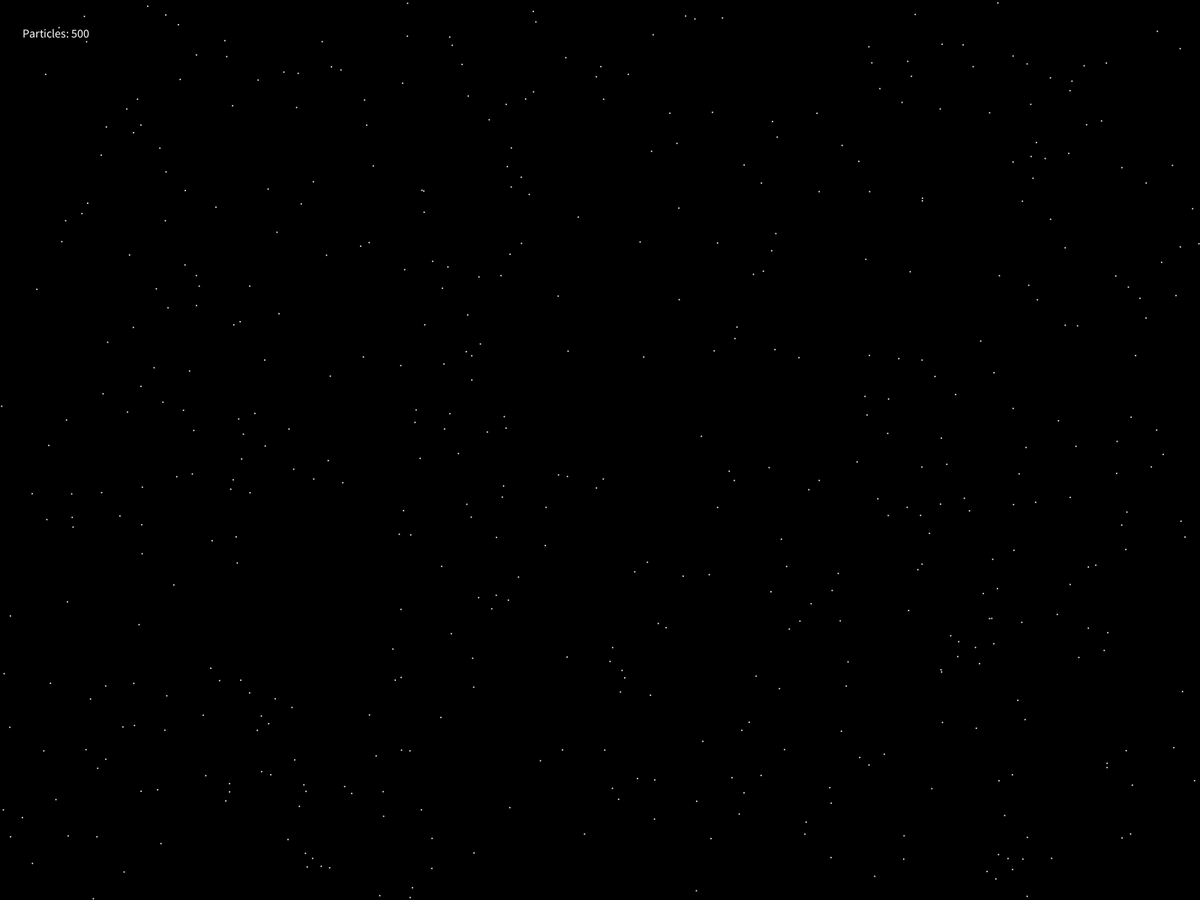
Frame 1 (no input)
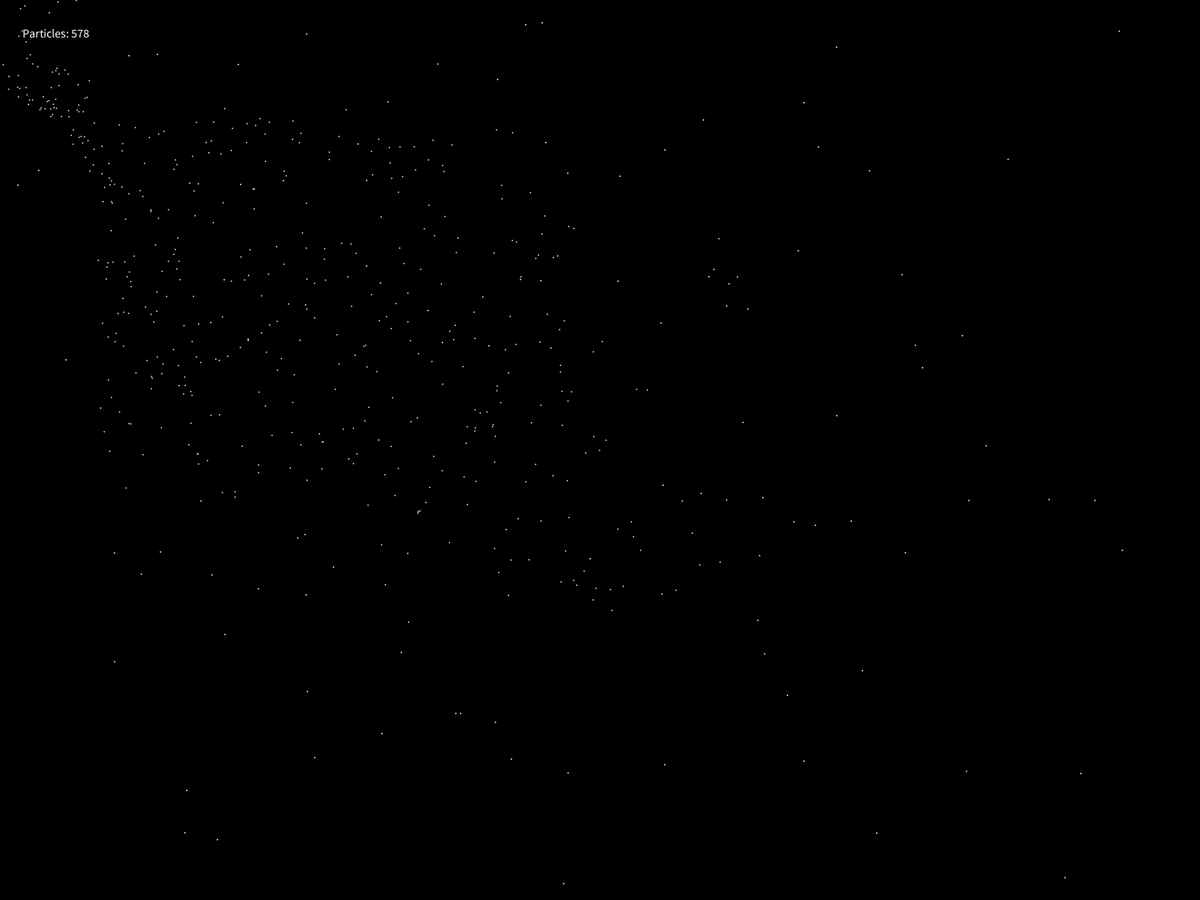
Frame 60 (the mouse pressed at the canvas centre just before this capture)
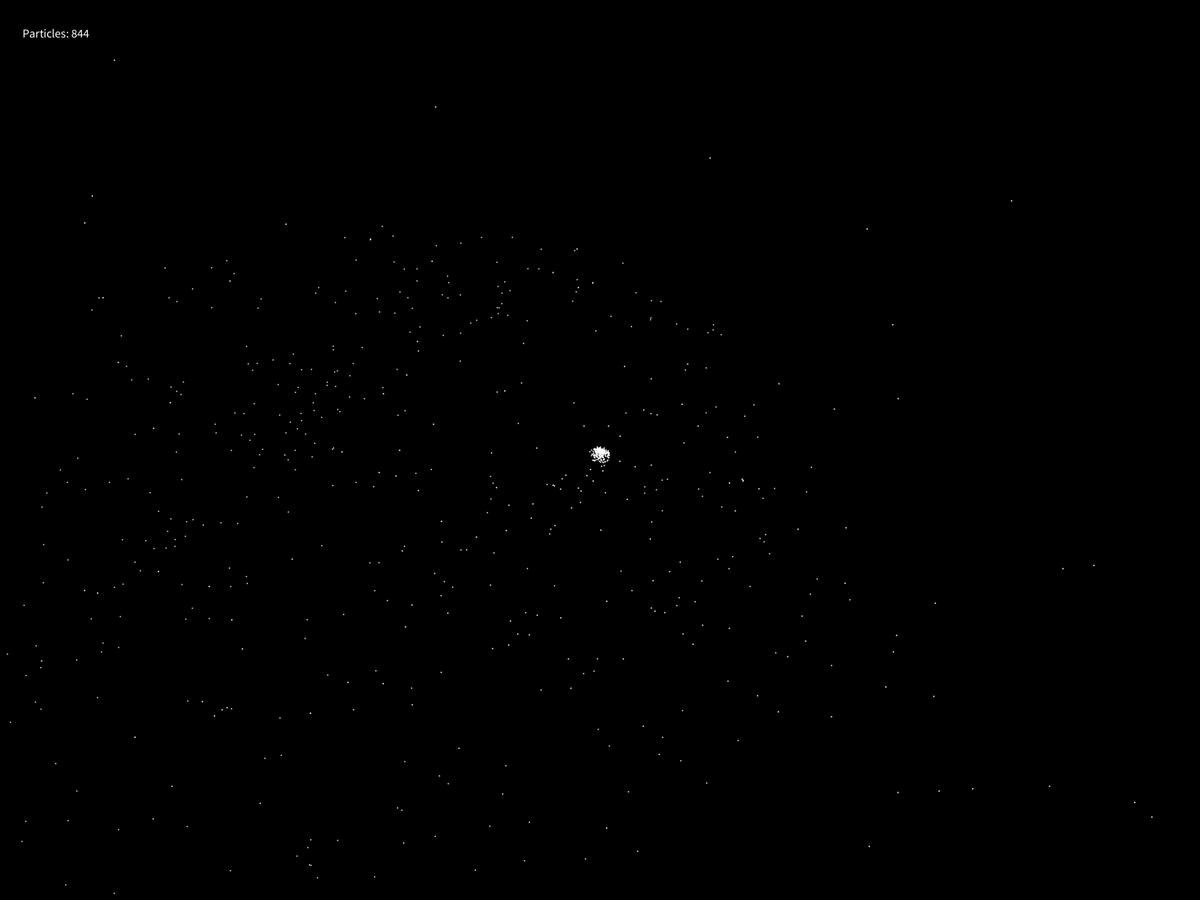
Frame 120 (the mouse held since frame 60 and released just before this capture)

The Processing sketch that drew these frames (run headless with seeded random() and noise(); from frame 60 on, the mouse is pressed at the canvas centre):

// Processing sketch: Galaxy
// ── Galaxy.pde
ArrayList<StarParticle> particles;
float gravity = 0.2;
float windStrength = 0.02;
PVector center; //GPT 사용

void setup() {
  size(600, 600);
  fullScreen();

  particles = new ArrayList<StarParticle>();
  center = new PVector(width / 2, height / 2); //GPT 사용(마우스를 중심으로 별무리가 돌도록 요청)

  //초기별 500개 추가
  for (int idx = 0; idx < 500; idx++) {
    addBasicStar();
  }
}

//마우스 인터랙션
void mousePressed() {
  addParticles(mouseX, mouseY);
}

void mouseDragged() {
  addParticles(mouseX, mouseY);
}

void draw() {
  background(0);
  //마우스에 따라 센터 움직임
  center.x = mouseX;
  center.y = mouseY;

  //별무리
  for (int idx = particles.size() - 1; idx >= 0; idx--) {
    StarParticle particle = particles.get(idx);
    particle.update(center, gravity, windStrength); //별 중심, 중력, 바람 호출
    particle.display(); //별 호출

    // 수명이 0 이하이거나 화면을 벗어난 입자 제거
    if (particle.lifetime <= 0 || particle.pos[0] < 0 || particle.pos[0] > width || particle.pos[1] < 0 || particle.pos[1] > height) {
      particles.remove(idx);
    }
  }

  //10 프레임마다 기본별 30개 추가 //GPT 사용(지속적으로 별이 추가되도록 요청)
  if (frameCount % 10 == 0) {
    addBasicStars(30);
  }

  if (mousePressed) {
    addParticles(mouseX, mouseY);
  }
  
  //ArrayList의 현재 크기
  fill(255);
  textSize(16);
  text("Particles: " + particles.size(), 30, 50); 
}

//기본별 생성 //GPT 사용(마우스를 클릭하지 않아도 배경으로 별이 나오도록 요청)
void addBasicStar() {
  StarParticle newParticle = new StarParticle();
  newParticle.init(random(width), random(height), 1);
  particles.add(newParticle);
}

//기본별 추가 //GPT 사용(지속적으로 별이 추가되도록 요청)
void addBasicStars(int count) {
  for (int idx = 0; idx < count; idx++) {
    addBasicStar();
  }
}

//별생성
void addParticles(float x, float y) {
  for (int idx = 0; idx < 5; idx++) {
    StarParticle newParticle = new StarParticle();
    newParticle.init(x + random(-2, 2), y + random(-2, 2), 1); //GPT 사용(자연스럽게 생성되는 별 요청)
    particles.add(newParticle);
  }
}

// ── class.pde
class StarParticle {
  float[] pos;
  float[] vel;
  float rad;
  float lifetime; //별 수명 //GPT 사용(몇초후 별이 사라지게 요청)

  StarParticle() {
    pos = new float[2];
    vel = new float[2];
    lifetime = 800; //초기 별 수명
  }

  void init(float x, float y, float rad) {
    pos[0] = x;
    pos[1] = y;
    this.rad = rad;
    //불규칙한 속도로 자연스러운 별무리 느낌
    vel[0] = random(-0.4, 0.4); //수평 방향 랜덤
    vel[1] = random(-0.3, 0); //수직 이동-위로 올라감(-0.3)
  }

  //GPT 사용(자연스럽게 회오리치며 퍼져나가다가 사라짐 요청)
  void update(PVector center, float gravity, float windStrength) {
    lifetime -= 0.5; //매 프레임마다 수명 값이 0.5씩 줄어듦

    //중심을 향하는 방향 벡터
    PVector particlePos = new PVector(pos[0], pos[1]);
    PVector direction = PVector.sub(center, particlePos);
    direction.normalize(); //방향 벡터를 정규화

    //별무리가 아치형으로 떨어짐
    vel[0] += windStrength * (noise(pos[1] * 0.01) - 0.5); //무작위 수평 속도(-0.5 ~ 0.5)
    vel[1] += gravity; //중력의 의한 수직 속도

    //회오리 모양으로 회전
    float angularVelocity = 0.2; //회전 속도
    float angle = atan2(direction.y, direction.x) + angularVelocity; //중심으로 향하는 별 + 회전 = 회오리

    //퍼짐 속도 증가
    float spreadFactor = 0.5; //퍼짐 강도
    vel[0] += cos(angle) * spreadFactor; //회전 방향에 따라 x 속도 추가
    vel[1] += sin(angle) * spreadFactor; //회전 방향에 따라 y 속도 추가

    //위치 업데이트
    for (int idx = 0; idx < 2; idx++) {
      pos[idx] += vel[idx];
    }
  }

  void display() {
    fill(255, lifetime * 0.3);
    noStroke();
    //긴 잔상 //GPT 사용(잔상이 길게 남기를 요청)
    ellipse(pos[0], pos[1], 2 * rad * (lifetime / 800), 2 * rad * (lifetime / 800));
  }
}
